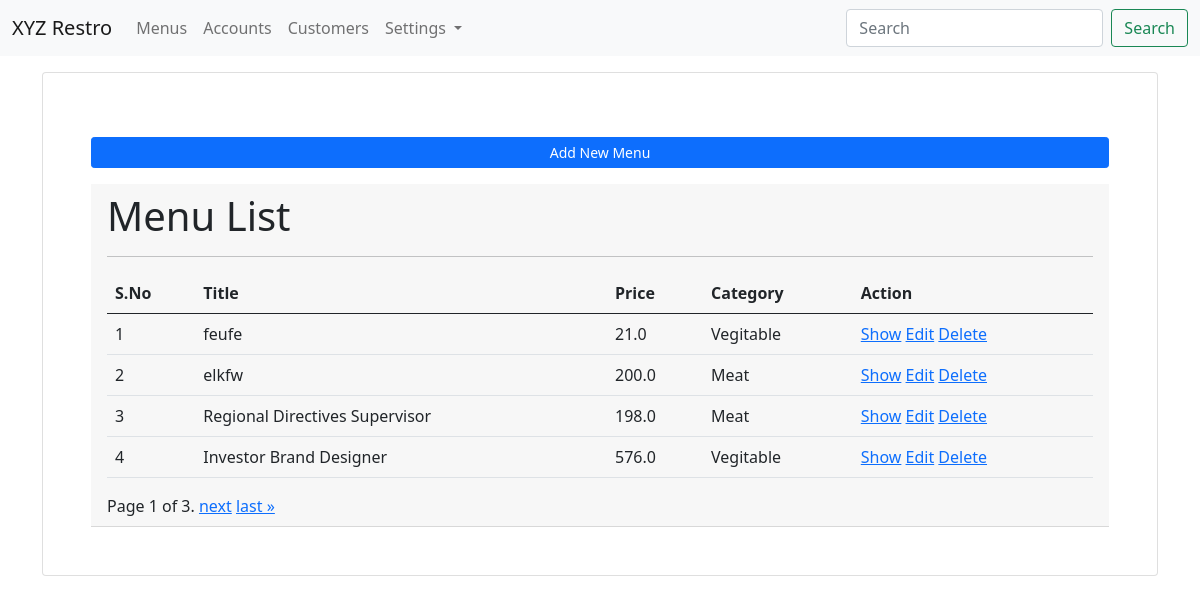
/menus/ (signed in), run on the app's committed database.
### app_menus/models.py (models this page shows, shortened)
class Menu(models.Model):
    menu_title = models.CharField(max_length=100)
    menu_price = models.FloatField(default=0.00)
    menu_ingredient = models.CharField(max_length=100)
    menu_category = models.ForeignKey(Category, on_delete=models.CASCADE)
    menu_img = models.FileField(upload_to="images/menus/", blank=True, null=True)
    menu_created_at = models.DateTimeField(auto_now_add=True)
    is_active = models.BooleanField(default=True)
    class Meta:
        db_table = "restro_menus"
        ordering = ["-menu_title"]

class Category(models.Model):
    category_title = models.CharField(max_length=100)
    category_code = models.CharField(max_length=20, null=True, blank=True)
    class Meta:
        db_table = "restro_categories"
        ordering = ["-category_title"]

### app_menus/views.py (the view)
# urls.py: path('', views.list_menu, name='menu-list'),
@login_required(login_url='/login/')
def list_menu(request):
    menu_list = Menu.objects.all()
    paginator = Paginator(menu_list, 4) # 4 data in one page
    page_number = request.GET.get('page')
    page_obj = paginator.get_page(page_number)
    context = {"page_obj" : page_obj}
    return render(request, 'menus/list_menu.html', context)

### templates/menus/list_menu.html (shortened to what this page needs)
{% extends 'layouts/master.html' %}
{% block content %}
<div class="container">
    <div class="card p-5 mt-3">
        <a href="{% url 'menu-add' %}" class="btn btn-sm btn-primary mb-3 mt-3">Add New Menu</a>
        <div class="card-header">
            <h1>Menu List</h1>
            <hr>
            <table class="table table-hover mt-3">
                <thead>
                    <tr>
                        <th>S.No</th>
                        <th>Title</th>
                        <th>Price</th>
                        <th>Category</th>
                        <th>Action</th>
                    </tr>
                </thead>
                <tbody>
                    {% for val in page_obj %}
                    <tr>
                        <td>{{ forloop.counter }}</td>
                        <td>{{ val.menu_title }}</td>
                        <td>{{ val.menu_price }}</td>
                        <td>{{ val.menu_category.category_title }}</td>
                        <td>
                            <a href="{% url 'menu-show' val.id %}">Show</a>
                            <a href="{% url 'menu-edit' val.id %}">Edit</a>
                            <a href="{% url 'menu-delete' val.id %}">Delete</a>
                        </td>
                    </tr>
                    {% endfor %}
                </tbody>
            </table>
            <div class="pagination">
                <span class="step-links">
                    <span class="current">
                        Page {{ page_obj.number }} of {{ page_obj.paginator.num_pages }}.
                    </span>
                    {% if page_obj.has_next %}
                        <a href="?page={{ page_obj.next_page_number }}">next</a>
                        <a href="?page={{ page_obj.paginator.num_pages }}">last &raquo;</a>
                    {% endif %}
                </span>
            </div>
        </div>
    </div>
</div>
{% endblock %}

### data on the page
Menu: menu_title "feufe", menu_price "21.0", menu_category.category_title "Vegitable"
Menu: menu_title "elkfw", menu_price "200.0", menu_category.category_title "Meat"
Menu: menu_title "Regional Directives Supervisor", menu_price "198.0", menu_category.category_title "Meat"
Menu: menu_title "Investor Brand Designer", menu_price "576.0", menu_category.category_title "Vegitable"

### other printed values
{{ page_obj.number }} "1"
{{ page_obj.paginator.num_pages }} "3"
